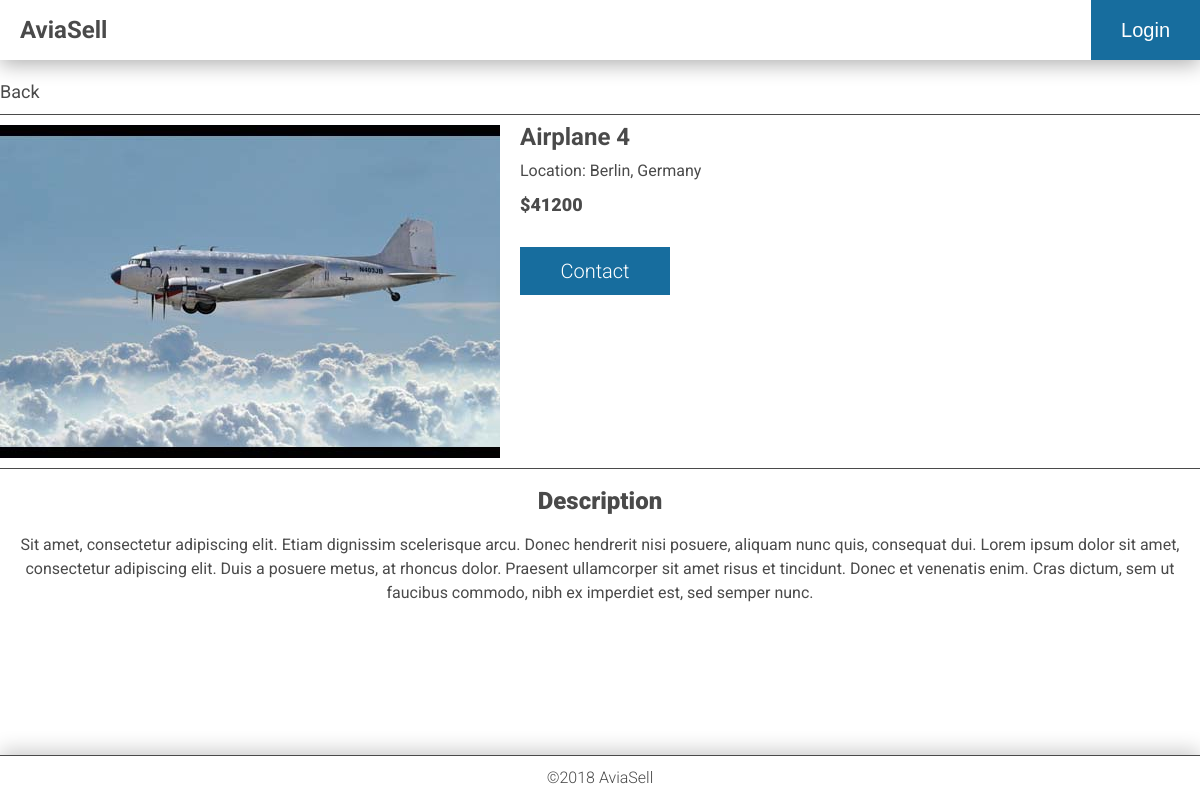
Page /category/airplane/Airplane 4/4 on the committed database.
### app/database_setup.py (models this page shows, shortened)
class CategoryItem(Base):
    __tablename__ = 'category_item'
    id = Column(Integer, primary_key=True)
    title = Column(String(80), nullable=False)
    description = Column(Text(), nullable=False)
    location = Column(String(250), nullable=False)
    picture = Column(String(250), nullable=False)
    price = Column(String(32), nullable=False)
    created_date = Column(DateTime, default=datetime.datetime.utcnow)
    category_id = Column(Integer, ForeignKey('category.id'))
    category = relationship(Category)
    user_id = Column(Integer, ForeignKey('user.id'))
    user = relationship(User)

### app/views/item.py (the view)
@webapp.route('/category/<string:category_slug>/<string:item_name>/<int:item_id>')
def readItem(category_slug, item_name, item_id):
    validSlug = CategoryController.validateSlug(category_slug)
    if not validSlug:
        message = '404 - Category Not Found'
        return render_template('error.html', message=message), 404
    data = ItemController.getItem(item_id, item_name)
    if not data:
        message = '404 - Item Not Found'
        return render_template('error.html', message=message), 404
    return render_template('item.html',
                           item=data['item'],
                           user=data['user'],
                           category_slug=category_slug)

### app/controllers/categorycontroller.py (called while the page is built)
    def validateSlug(slug):
        try:
            result = CategoryModel.getCategoryBySlug(slug)
            return True
        except:
            return False

### app/controllers/itemcontroller.py (called while the page is built)
    def getItem(item_id, item_name):
        try:
            result = {}
            item = ItemModel.getItem(item_id)
            result['item'] = item
            if item.title != item_name:
                return False
            user = UserModel.getUser(item.user_id)
            result['user'] = user
            return result
        except:
            return False

### app/models/categorymodel.py (called while the page is built)
    def getCategoryBySlug(categorySlug):
        result = session.query(Category).filter_by(slug=categorySlug).one()
        return result

### app/models/itemmodel.py (called while the page is built)
    def getItem(item_id):
        try:
            result = session.query(CategoryItem)\
                            .filter_by(id=item_id)\
                            .one()
            return result
        except:
            return False

### app/models/usermodel.py (called while the page is built)
    def getUser(uid):
        result = session.query(User).filter_by(id=uid).one()
        return result

### app/templates/item.html (shortened to what this page needs)
{% extends "base.html" %}
{% block content %}
<div class="container">
    <nav>
        <ul>
            <li>
                <a href="javascript:history.back()">
                    Back
                </a>
            </li>
        </ul>
    </nav>
    <div class="itemMainInfo">
        {% if item.picture %}
            <img src="{{ url_for('uploaded_file', filename = item.picture) }}" alt="{{ item.title }}">
        {% else %}
            <img src="{{ url_for('static', filename='images/not-available.svg') }}" alt="Picture is not available">
        {% endif %}
        <div class="itemData">
            <h1 class="itemTitle">
                {{item.title}}
            </h1>
            <h3 class="location">
                Location: {{item.location}}
            </h3>
            <h4 class="price">
                {{item.price}}
            {% if 'username' in session %}
                <div class="buttons">
                    {% if session['user_id'] == item.user_id %}
                            <div class="button edit">
                                <a href="{{ url_for('updateItem', item_id=item.id) }}">
                                    Edit
                                </a>
                            </div>
                            <div class="button delete">
                                <a href="{{ url_for('deleteItem', item_id=item.id) }}">
                                    Delete
                                </a>
                            </div>
                    {% else %}
                        <div class="button buy">
                            <a href="mailto:{{ user.email }}">
                                Contact
                            </a>
                        </div>
                    {% endif %}
                </div>
            {% else %}
                <div class="buttons">
                    <div class="button buy">
                        <a href="{{ url_for('login') }}" onclick="alert('Please login to contact the owner');">
                            Contact
                        </a>
                    </div>
                </div>
            {% endif %}
          </div>
        </div>
        <div class="itemDescription">
            <h2>
                Description
            </h2>
        <div class="descriptionText">
            {{item.description}}
        </div>
    </div>
</div>
{% endblock %}

### app/static/css/main.css (style rules this page uses)
body,html { margin:0;padding:0;width:100%;height:100% }
embed,img,object,video { margin:0;padding:0;max-width:100% }
body { font-family:Roboto,sans-serif;font-size:16px;line-height:24px;display:-ms-grid;display:grid;-ms-grid-rows:60px auto 60px;grid-template-rows:60px auto 60px;color:#4a4a4a }
li,ul { list-style:none;padding:0;margin:0 }
a { text-decoration:none;color:#4a4a4a }
.container,main { max-width:100% }
.container { margin:20px }
nav { margin:20px 0 0;padding:0 0 10px;color:#4a4a4a;font-size:18px;border-bottom:1px solid #4a4a4a }
nav ul { display:-ms-flexbox;display:flex;-ms-flex-direction:row;flex-direction:row;-ms-flex-wrap:wrap;flex-wrap:wrap }
nav li:first-child { padding:0 10px 0 0 }
nav li { padding:0 10px;border-right:1px solid #4a4a4a }
nav li:last-child { border-right:0 solid #4a4a4a }
.buttons { display:-ms-grid;display:grid;grid-auto-rows:max-content;grid-gap:10px }
.buttons a { color:#fff }
.buttons .button { display:-ms-grid;display:grid;-ms-flex-align:center;align-items:center;color:#fff;height:48px;border:none;font-size:20px;font-weight:300;text-align:center }
.buttons .buy { background:#176d9e }
.itemMainInfo { display:-ms-grid;display:grid;-ms-grid-columns:1fr;grid-template-columns:1fr;padding:10px 0 0 }
.itemMainInfo .itemTitle { font-size:24px;font-weight:700;color:#4a4a4a;padding:7px 0 0;margin:0 }
.itemMainInfo .location { font-size:16px;font-weight:400;padding:10px 0;margin:0 }
.itemMainInfo .price { margin:0;padding:0 0 10px;font-size:18px;font-weight:900 }
.itemMainInfo .buttons { padding:20px 0 0 }
.itemDescription { margin:10px 0 0;border-top:1px solid #4a4a4a;text-align:center }
.itemDescription h2 { font-size:24px;font-weight:900;padding:20px 0;margin:0 }
.itemDescription .descriptionText { font-size:16px }
@media screen and (min-width:500px) { .itemMainInfo { -ms-grid-columns:minmax(auto,500px) 1fr;grid-template-columns:minmax(auto,500px) 1fr } }
@media screen and (min-width:500px) { .itemMainInfo .itemData { padding:0 0 0 20px } }
@media screen and (min-width:500px) { .itemMainInfo .itemTitle { padding:0 } }
@media screen and (min-width:500px) { .itemMainInfo .buttons { padding:20px 0 0;width:150px } }
@media screen and (min-width:1200px) { .container { width:1200px;margin:0 auto } }

### rows in the picture
CategoryItem: picture (picture), title "Airplane 4", location "Berlin, Germany", price "$41200", description "Sit amet, consectetur adipiscing elit. Etiam dignissim scelerisque arcu. Donec hendrerit nisi posuere, aliquam nunc quis, consequat dui. Lorem ipsum dolor sit amet, consectetur adipiscing elit. Duis a posuere metus, at rhoncus dolor. Praesent ullamcorper sit amet risus et tincidunt. Donec et venenatis enim. Cras dictum, sem ut faucibus commodo, nibh ex imperdiet est, sed semper nunc."
